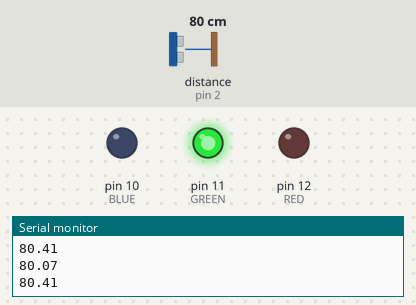
Recording of a sketch running on a simulated Arduino Uno, built with avr-gcc and run on an emulated ATmega328P. Shown: output pins drawn as LEDs (lit = HIGH), the last lines printed to the serial monitor. Wiring (inferred from the names in the program): ultrasonic range finder: trigger pin 4; echo pin 2. Inputs (shaded band) come from the test bench; at power-on: distance to the obstacle (sensor on pin 2) 80 cm. The echo pulse lasts 58.3 µs per cm; pins used as bus, display or sensor lines are not drawn.

Above: at 1.2 s.
1.3 s: distance to the obstacle (sensor on pin 2) set to 17 cm
2.8 s: distance to the obstacle (sensor on pin 2) set to 14 cm
At 4.0 s:
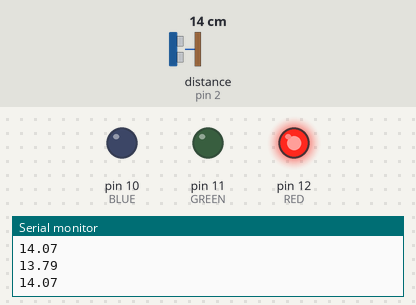
4.3 s: distance to the obstacle (sensor on pin 2) set to 120 cm
At 5.5 s:
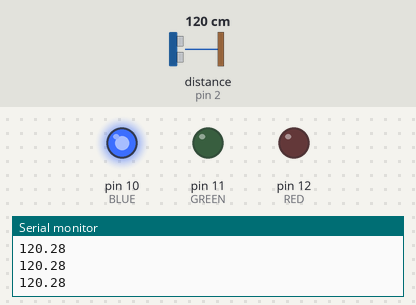
5.8 s: distance to the obstacle (sensor on pin 2) set to 102 cm
7.3 s: distance to the obstacle (sensor on pin 2) set to 95 cm
At 7.9 s:
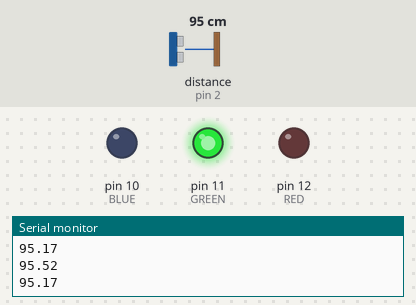
8.8 s: distance to the obstacle (sensor on pin 2) set to 2 cm
At 10.0 s:
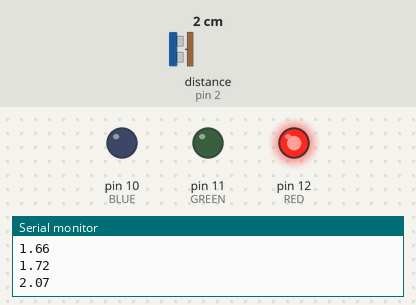
Timing chart, 0 to 11.3 s (numbered marks = the images above; inputs shaded):
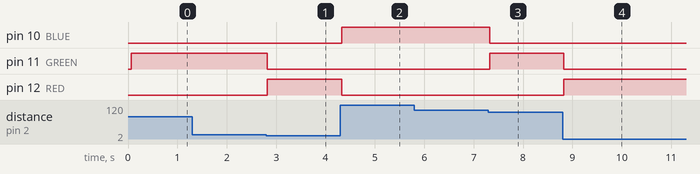

Measured:
- the behaviour switches between 16 and 15 cm on distance to the obstacle (sensor on pin 2) (found by bisection; images 0 and 1)
- the behaviour switches between 100 and 99 cm on distance to the obstacle (sensor on pin 2) (found by bisection; images 2 and 3)
- after the input at 2.8 s, pin 11 (GREEN): HIGH → LOW at once; pin 12 (RED): LOW → HIGH at once
- after the input at 4.3 s, pin 10 (BLUE): LOW → HIGH at once; pin 12 (RED): HIGH → LOW at once
- after the input at 7.3 s, pin 10 (BLUE): HIGH → LOW at once; pin 11 (GREEN): LOW → HIGH at once
- after the input at 8.8 s, pin 11 (GREEN): HIGH → LOW at once; pin 12 (RED): LOW → HIGH at once

The sketch:

Activity15.ino
```cpp
/*
Jared Barber - Activity 15
--------------------------
Practice using interrupts to measure distances with an ultrasonic sensor. Light up the
corresponding LED based on the distance. If the nearest obstacle is > 100 cm away, blue;
if obstacle is > 15 cm and < 100 cm away, green; if obstacle is < 15 cm away, red.
*/
#define ECHO_PIN 2
#define TRIGGER_PIN 4
#define RED 12
#define GREEN 11
#define BLUE 10

unsigned long lastTimeUltrasonicTrigger = millis();
unsigned long ultrasonicTriggerDelay = 60;
volatile unsigned long pulseBegin, pulseEnd;
volatile bool newDistance = false;

void echoInterrupt(){
  if (digitalRead(ECHO_PIN) == HIGH){
    pulseBegin = micros();
  }
  else {
    pulseEnd = micros();
    newDistance = true;
  }
}

void triggerUltrasonicSensor()
{
  digitalWrite(TRIGGER_PIN, LOW);
  delayMicroseconds(2);
  digitalWrite(TRIGGER_PIN, HIGH);
  delayMicroseconds(20);
  digitalWrite(TRIGGER_PIN, LOW);
}

double getUltrasonicDistance()
{
  double durationMicros = pulseEnd - pulseBegin;
  double distance = durationMicros / 58.0; // cm (148.0: inches)
  return distance;
}

void setup() {
  Serial.begin(115200);
  pinMode(ECHO_PIN, INPUT);
  pinMode(TRIGGER_PIN, OUTPUT);

  pinMode(RED, OUTPUT);
  pinMode(GREEN, OUTPUT);
  pinMode(BLUE, OUTPUT);

  attachInterrupt(digitalPinToInterrupt(ECHO_PIN), echoInterrupt, CHANGE);
}

void loop() {
  unsigned long timeNow = millis();

  if (timeNow - lastTimeUltrasonicTrigger > ultrasonicTriggerDelay) {
    lastTimeUltrasonicTrigger += ultrasonicTriggerDelay;
    triggerUltrasonicSensor();
  }

  if (newDistance){
    newDistance = false;
    double distance = getUltrasonicDistance();
    Serial.println(distance);

    digitalWrite(RED, LOW);
    digitalWrite(GREEN, LOW);
    digitalWrite(BLUE, LOW);

    if (distance > 100){
      digitalWrite(BLUE, HIGH);
    }
    else if (distance > 15){
      digitalWrite(GREEN, HIGH);
      }
    else{
        digitalWrite(RED, HIGH);
    }

  }
}
```
